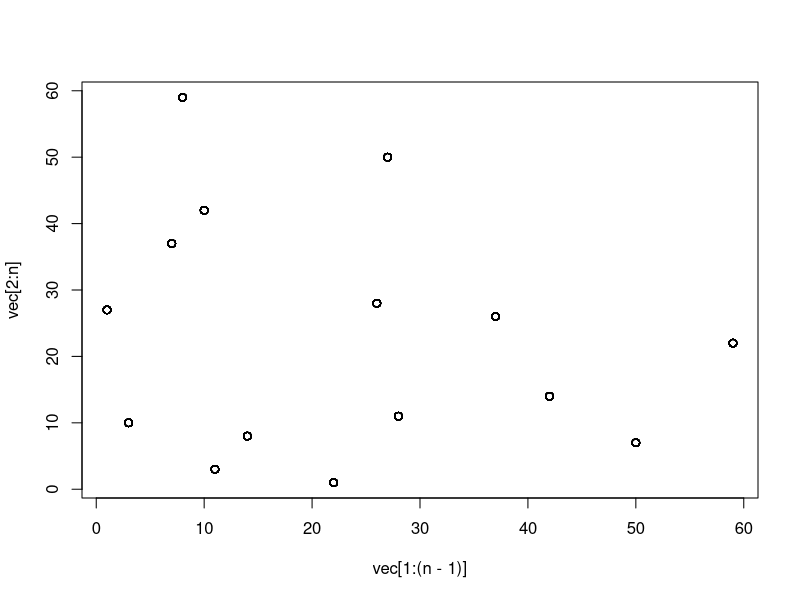
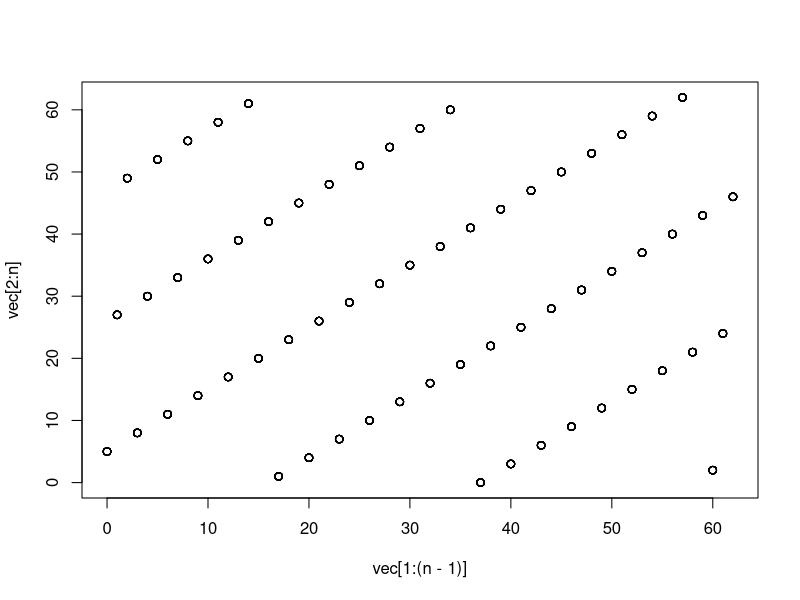
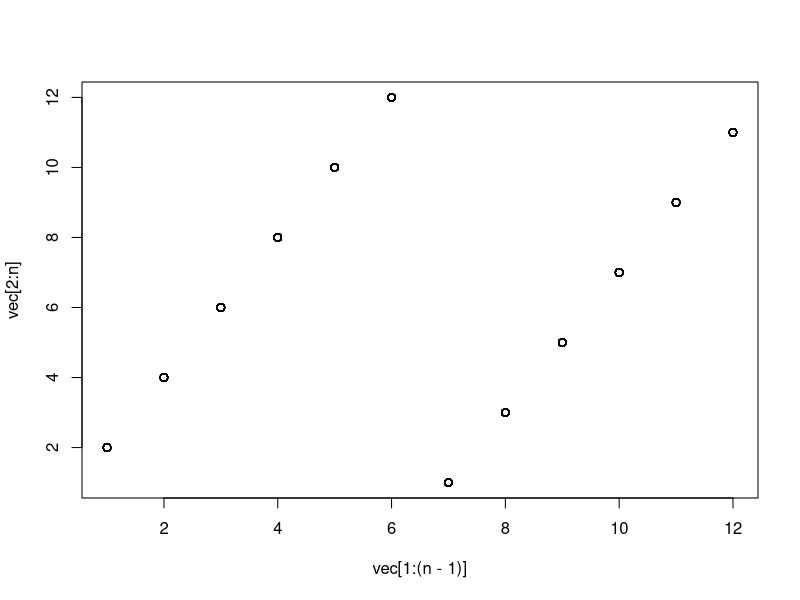
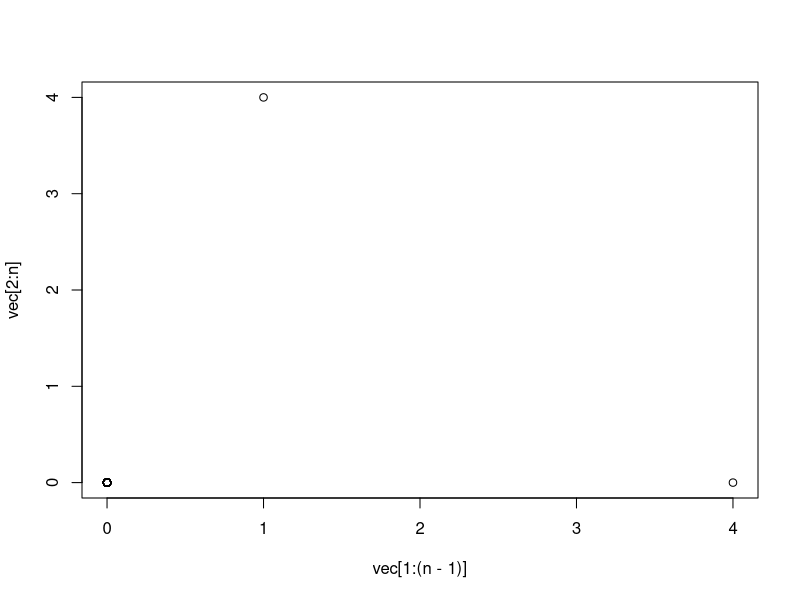

These charts were generated, in order, by the following R code:
# Funções auxiliares

get_period <- function(vec){
  
  # Função que calcula o período de uma sequência de números
  # pseudo aleatórios (não necessariamente gerados por geradores congruenciais)
  
  i = 2; n = length(vec)
  
  found = FALSE
  
  while(i <= n){
    k = vec[i]
    if (k == vec[1]) {
      j = 2*(i - 1)
      if (sum(vec[1:(i-1)] == vec[i:j]) == i-1) {
        found = TRUE
        break
      }
    }
    i = i + 1
  }
  
  if(found){
    print(paste("Periodo igual a ", i-1, sep = ""))
  }
}

# Geradores congruenciais

cong_gen <- function(a = 22, m = 61, c = 5, x1 = 1, n = 1000){
  
  # Gerador congruencial do tipo X_n+1 = (a*X_n + c)%m
  
  vec <- rep(0, n); vec[1] <- x1
  
  for (i in 2:n) {
    vec[i] <- (a*vec[i-1] + c)%%m
  }

  plot(x=vec[1:(n-1)], y=vec[2:n]);
  
  return(vec)
}

test <- cong_gen()

get_period(test)

test <- cong_gen(m=63)

get_period(test)

# Gerador congruencial multiplicativo

cong_gen_mult <- function(m = 13, a = 2, x1 = 1, n = 1000){
  
  # Gerador congruencial do tipo X_n+1 = (a*X_n)%m
  # x1 != 0
  
  vec <- rep(0, n); vec[1] <- x1
  
  for (i in 2:n) {
    vec[i] <- (a*vec[i-1])%%m
  }
  
  plot(x=vec[1:(n-1)], y=vec[2:n]);
  
  return(vec)
}

test <- cong_gen_mult()

get_period(test)

test <- cong_gen_mult(m=16, a=4)

get_period(test)


